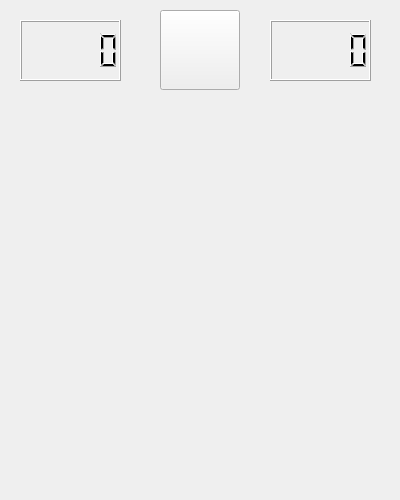
<?xml version="1.0" encoding="UTF-8"?>
<ui version="4.0">
 <class>Buscaminas</class>
 <widget class="QMainWindow" name="Buscaminas">
  <property name="geometry">
   <rect>
    <x>0</x>
    <y>0</y>
    <width>400</width>
    <height>500</height>
   </rect>
  </property>
  <property name="minimumSize">
   <size>
    <width>400</width>
    <height>500</height>
   </size>
  </property>
  <property name="maximumSize">
   <size>
    <width>400</width>
    <height>500</height>
   </size>
  </property>
  <property name="windowTitle">
   <string>Buscaminas</string>
  </property>
  <widget class="QWidget" name="centralwidget">
   <widget class="QLCDNumber" name="compt_temps">
    <property name="geometry">
     <rect>
      <x>270</x>
      <y>20</y>
      <width>101</width>
      <height>61</height>
     </rect>
    </property>
   </widget>
   <widget class="QLCDNumber" name="compt_mines">
    <property name="geometry">
     <rect>
      <x>20</x>
      <y>20</y>
      <width>101</width>
      <height>61</height>
     </rect>
    </property>
   </widget>
   <widget class="QPushButton" name="smile">
    <property name="geometry">
     <rect>
      <x>160</x>
      <y>10</y>
      <width>80</width>
      <height>80</height>
     </rect>
    </property>
    <property name="text">
     <string/>
    </property>
    <property name="icon">
     <iconset resource="../resource.qrc">
      <normaloff>:/Material/Icons/smile.png</normaloff>:/Material/Icons/smile.png</iconset>
    </property>
    <property name="iconSize">
     <size>
      <width>50</width>
      <height>50</height>
     </size>
    </property>
   </widget>
  </widget>
 </widget>
 <resources>
  <include location="../resource.qrc"/>
 </resources>
 <connections/>
</ui>
